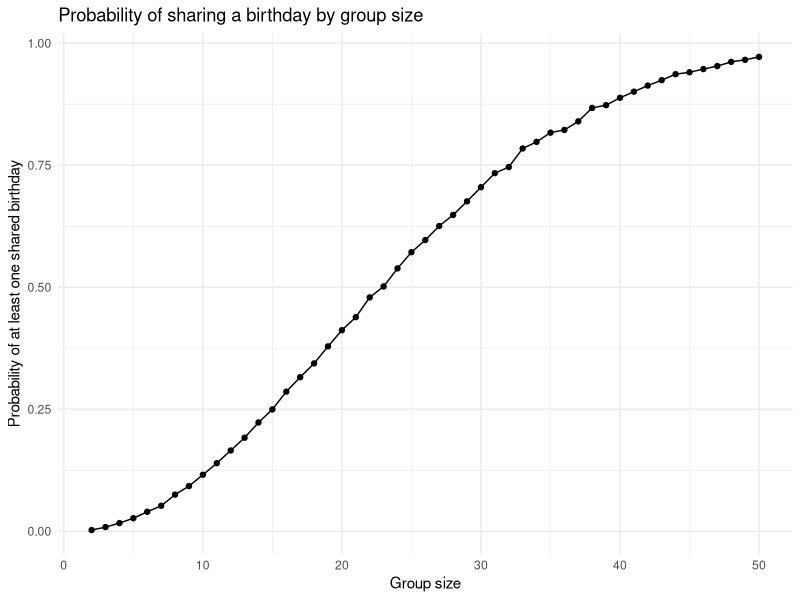

R code for this plot: (Note: this script raises an error after producing the figure.)
## ---- chunk 1
library(tidyverse)

knitr::opts_chunk$set(
  fig.width = 6,
  fig.asp = .6,
  out.width = "90%",
  message = FALSE,
  warning = FALSE
)

theme_set(theme_minimal() + theme(legend.position = "bottom"))

options(
  ggplot2.continuous.colour = "viridis",
  ggplot2.continuous.fill = "viridis"
)

scale_colour_discrete = scale_colour_viridis_d
scale_fill_discrete = scale_fill_viridis_d

set.seed(1)
## ---- chunk 2
birthday_check = function(n) {
  birthdays = sample(1:365, size = n, replace = TRUE)

  n_distinct(birthdays) < n
}
## ---- chunk 3
set.seed(1)
birthday_check(7)
birthday_check(77)
birthday_check(245)
## ---- chunk 4
set.seed(1)

birthday_results = 
  expand_grid(
    group_size = 2:50,
    iter = 1:10000
  ) |> 
  mutate(shared_birthday = map_lgl(group_size, birthday_check))
## ---- chunk 5
birthday_summary = 
  birthday_results |> 
  group_by(group_size) |> 
  summarize(probability = mean(shared_birthday))
birthday_summary
## ---- chunk 6
birthday_summary |> 
  ggplot(aes(x = group_size, y = probability)) + 
  geom_line() + 
  geom_point() + 
  labs(
    title = "Probability of sharing a birthday by group size",
    x = "Group size",
    y = "Probability of at least one shared birthday"
  )
## ---- chunk 7
full_df = 
  tibble(
    files = list.files("data/"),
    path = str_c("data/", files)
  ) |> 
  mutate(data = map(path, read_csv)) |> 
  unnest()
## ---- chunk 8
tidy_df = 
  full_df |> 
  mutate(
    files = str_replace(files, ".csv", ""),
    group = str_sub(files, 1, 3)) |> 
  pivot_longer(
    week_1:week_8,
    names_to = "week",
    values_to = "outcome",
    names_prefix = "week_") |> 
  mutate(week = as.numeric(week)) |> 
  select(group, subj = files, week, outcome)
## ---- chunk 9
tidy_df |> 
  ggplot(aes(x = week, y = outcome, group = subj, color = group)) + 
  geom_point() + 
  geom_path() + 
  facet_grid(~group) + 
  labs(
    title = "Observations over time by subject",
    x = "Week",
    y = "Outcome",
    color = "Arm"
  )
## ---- chunk 10
sim_t_test = function(mu, n = 30, sigma = 5) {
  sim_data = tibble(
    x = rnorm(n, mean = mu, sd = sigma)
  )
  t.test(pull(sim_data, x), mu = 0) |> 
    broom::tidy() |> 
    select(estimate, p.value)
}
## ---- chunk 11
sim_t_test(mu = 0)
sim_t_test(mu = 4)
## ---- chunk 12
sim_results_df = 
  expand_grid(
    mu = 0:6,
    iter = 1:5000
  ) |> 
  mutate(estimate_df = map(mu, sim_t_test)) |> 
  unnest(estimate_df)
## ---- chunk 13
power_df = 
  sim_results_df |> 
  group_by(mu) |> 
  summarize(power = mean(p.value < 0.05))
power_df 
## ---- chunk 14
power_df |> 
  ggplot(aes(x = mu, y = power)) + 
  geom_line() + 
  geom_point() + 
  labs(
    title = "Power of a one-sample t-test by true mean",
    x = "True mean",
    y = "Proportion of times the null was rejected"
  )
## ---- chunk 15
all_results =
  sim_results_df |>
  group_by(mu) |>
  summarize(mean_estimate = mean(estimate)) |>
  mutate(group = "All samples")
all_results
## ---- chunk 16
rejected_results =
  sim_results_df |>
  filter(p.value < 0.05) |>
  group_by(mu) |>
  summarize(mean_estimate = mean(estimate)) |>
  mutate(group = "Null rejected")
rejected_results
## ---- chunk 17
bind_rows(all_results, rejected_results) |>
  ggplot(aes(x = mu, y = mean_estimate, color = group)) +
  geom_line() +
  geom_point() +
  labs(
    title = "Average Estimated Mean by True Mean",
    x = "True mean",
    y = "Average estimated mean",
    color = "Samples"
  )
